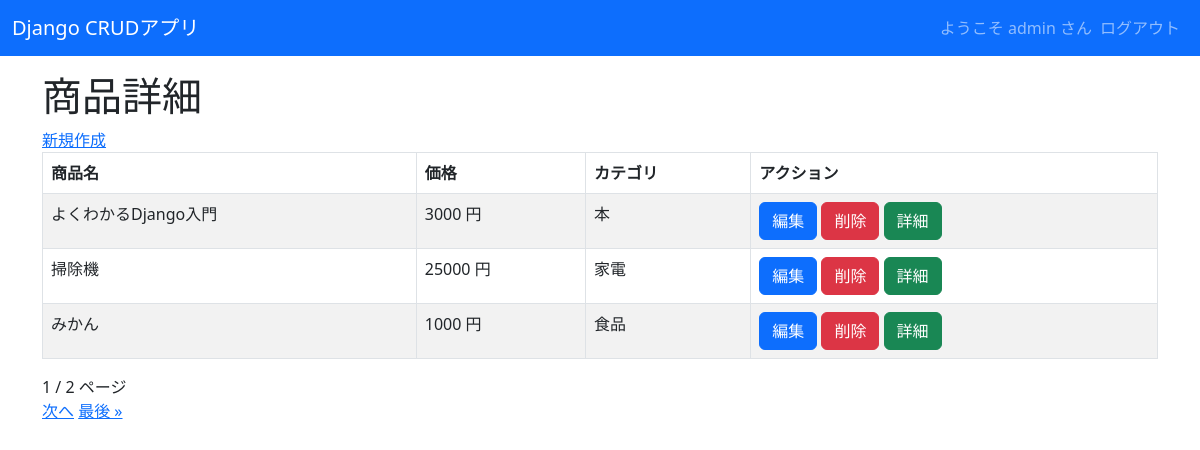
Screenshot of /crud/ (signed in) with the database file from the repository.
### crud/models.py (models this page shows, shortened)
class Product(models.Model):
    name = models.CharField(max_length=200)
    price = models.PositiveIntegerField()
    category = models.ForeignKey(Category, on_delete=models.CASCADE)
    img = models.ImageField(blank=True, default="noImage.png")

class Category(models.Model):
    name = models.CharField(max_length=200)
    def __str__(self):
        return self.name

### crud/views.py (the view)
# urls.py: path("crud/", views.ProductListView.as_view(), name="list"),
class ProductListView(LoginRequiredMixin, ListView):
    model = Product
    template_name = "list.html"
    paginate_by = 3

### crud/templates/crud/product_list.html (shortened to what this page needs)
{% extends "base.html" %}
 {% block content %}
 <h1>商品詳細</h1>
 <a href="{% url 'new' %}">新規作成</a>
 <table class="table table-striped table-hover table-bordered">
     <thead>
         <tr>
             <th>商品名</th>
             <th>価格</th>
             <th>カテゴリ</th>
             <th>アクション</th>
         </tr>
     </thead>
     {% for product in object_list %}
     <tr>
         <td>{{ product.name }}</td>
         <td>{{ product.price }} 円</td>
         <td>{{ product.category }}</td>
         <td>
            <button class="btn btn-primary" onclick="location.href='{% url "edit" pk=product.pk %}'">編集</button>
            <button class="btn btn-danger" onclick="location.href='{% url "delete" pk=product.pk %}'">削除</button>
            <button class="btn btn-success" onclick="location.href='{% url "detail" pk=product.pk %}'">詳細</button>
        </td>
     </tr>
     {% endfor %}
 </table>
 {{ page_obj.number }} / {{ page_obj.paginator.num_pages }} ページ<br>
 {% if page_obj.has_next %}
 <a href="?page={{ page_obj.next_page_number }}">次へ</a>
 <a href="?page={{ page_obj.paginator.num_pages }}">最後 &raquo;</a>
 {% endif %}
 {% endblock %}

### crud/templates/base.html (shortened to what this page needs)
<!DOCTYPE html>
<html lang="ja">
<head>
<link href="https://cdn.jsdelivr.net/npm/bootstrap@5.3.0-alpha3/dist/css/bootstrap.min.css" rel="stylesheet">
</head>
<body>
    <nav class="navbar navbar-expand-lg navbar-dark bg-primary" style="margin-bottom: 1rem;">
        <div class="container-fluid">
            <a class="navbar-brand" href="{% url 'list' %}">Django CRUDアプリ</a>
            <div class="collapse navbar-collapse" id="navbarNav">
                <ul class="navbar-nav ms-auto">
                    {% if request.user.is_authenticated %}
                    <span class="navbar-text">
                        ようこそ {{ user.get_username }} さん
                    </span>
                    <li class="nav-item">
                        <form action="{% url 'logout' %}" method="post">
                            <input class="nav-link" type="submit" value="ログアウト">
                        </form>
                    </li>
                    {% else %}
                    <li class="nav-item">
                        <a class="nav-link" href="{% url 'login' %}">ログイン</a>
                    </li>
                    {% endif %}
                </ul>
            </div>
        </div>
    </nav>
    <div class="container">
        {% block content %}{% endblock %}
    </div>
</body>
</html>

### rows the page displays
Product: name "よくわかるDjango入門", price "3000", category "本"
Product: name "掃除機", price "25000", category "家電"
Product: name "みかん", price "1000", category "食品"

### other values shown
{{ user.get_username }} "admin"
{{ page_obj.number }} "1"
{{ page_obj.paginator.num_pages }} "2"
